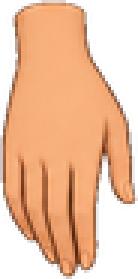
#> input picture Everyday_English_Project/action_rig/hand.png, 46 x 93 px (shown 3 times larger)
$ python -i hand_art.py   (imports and definitions only)
#> lines starting #> are read from the running program, lines starting #| are printed output that depends on the picture
"""Pose-specific hand artwork: dorsal rest, open palm, side press and grip.

The pose describes the visible surface; mirroring only assigns the other hand.
The third return value is the thumb layer to composite after a held object.
"""
from functools import lru_cache
from pathlib import Path

from PIL import Image, ImageDraw, ImageOps

ROOT = Path(__file__).resolve().parent
SKIN = '#f5b77c'
LIGHT = '#fac38e'
SHADOW = '#dea16e'
EDGE = '#b77c52'
CREASE = '#cf9161'
AA = 4


def _curve(points, steps=12):
    """One cubic Bezier, in artwork coordinates."""
    a, b, c, d = points
    result = []
    for i in range(steps + 1):
        t = i / steps
        result.append(tuple((1-t)**3*a[k] + 3*(1-t)**2*t*b[k]
                            + 3*(1-t)*t*t*c[k] + t**3*d[k] for k in (0, 1)))
    return result


def _path(segments):
    return [p for segment in segments for p in _curve(segment)]


def _line(draw, points, fill, width=1):
    draw.line([(round(x*AA), round(y*AA)) for x, y in points],
              fill=fill, width=max(1, round(width*AA)), joint='curve')


# [5 lines left out: function _paint, not called in this run]


def _palm():
    # The supplied sprite shows the back of the hand. Supination reverses the
    # projected thumb side before anatomical left/right mirroring is applied.
    source = ImageOps.mirror(Image.open(ROOT/'action_rig/hand.png').convert('RGBA'))
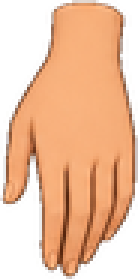
#> source: PIL image 46x93 RGBA (shown 3 times larger); mean R, G, B, A 152.6, 103.2, 69.6, 161.9; transparent parts drawn white
    pic = source.resize((source.width*AA, source.height*AA), Image.Resampling.BICUBIC)
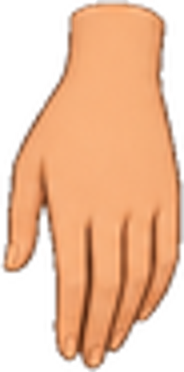
#> pic: PIL image 184x372 RGBA; mean R, G, B, A 153.2, 103.7, 69.9, 161.9; transparent parts drawn white
    d = ImageDraw.Draw(pic)
    # Palm creases, thenar fold and wrist crease distinguish the exposed palm.
    for points, width in [
        (((20, 32), (28, 32), (34, 40), (31, 48)), .65),
        (((16, 46), (24, 43), (31, 44), (36, 48)), .6),
        (((14, 53), (23, 50), (30, 51), (37, 55)), .55),
        (((25, 16), (29, 17), (34, 17), (38, 16)), .45),
    ]:
        _line(d, _curve(points), CREASE, width)
    # Preserve the source alpha exactly: creases cannot extend the silhouette.
    pic = pic.resize(source.size, Image.Resampling.LANCZOS)
#> pic: PIL image 46x93 RGBA
    pic.putalpha(source.getchannel('A'))
    return pic, (source.width-1-16, 8)


# [90 lines left out: functions _grip, _press, draw_hand, not called in this run]

>>> result = _palm()

$ run again, with Everyday_English_Project/action_rig/forearm.png copied over Everyday_English_Project/action_rig/hand.png
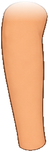
#> input picture Everyday_English_Project/action_rig/forearm.png, 49 x 152 px
#> in _palm, `source = ImageOps.mirror(Image.open(ROOT/'action_rig/hand.png').conver..`:
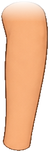
#> source: PIL image 49x152 RGBA; mean R, G, B, A 175.4, 120.2, 82.1, 172.2; transparent parts drawn white
#> in _palm, `pic = source.resize((source.width*AA, source.height*AA), Image.Resampl..`:
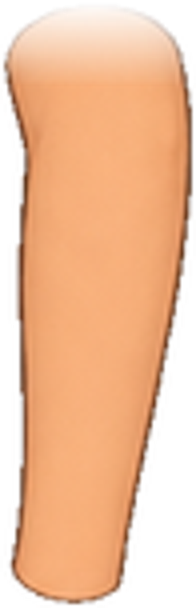
#> pic: PIL image 196x608 RGBA; mean R, G, B, A 174.6, 119.4, 81.3, 172.3; transparent parts drawn white

$ run again, with Everyday_English_Project/action_rig/head.png copied over Everyday_English_Project/action_rig/hand.png
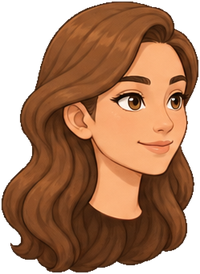
#> input picture Everyday_English_Project/action_rig/head.png, 200 x 274 px
#> in _palm, `source = ImageOps.mirror(Image.open(ROOT/'action_rig/hand.png').conver..`:
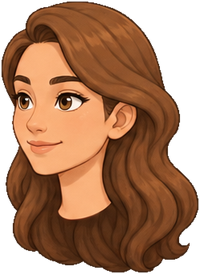
#> source: PIL image 200x274 RGBA; mean R, G, B, A 110.8, 68.2, 40.6, 190.4; transparent parts drawn white
#> in _palm, `pic = source.resize((source.width*AA, source.height*AA), Image.Resampl..`:
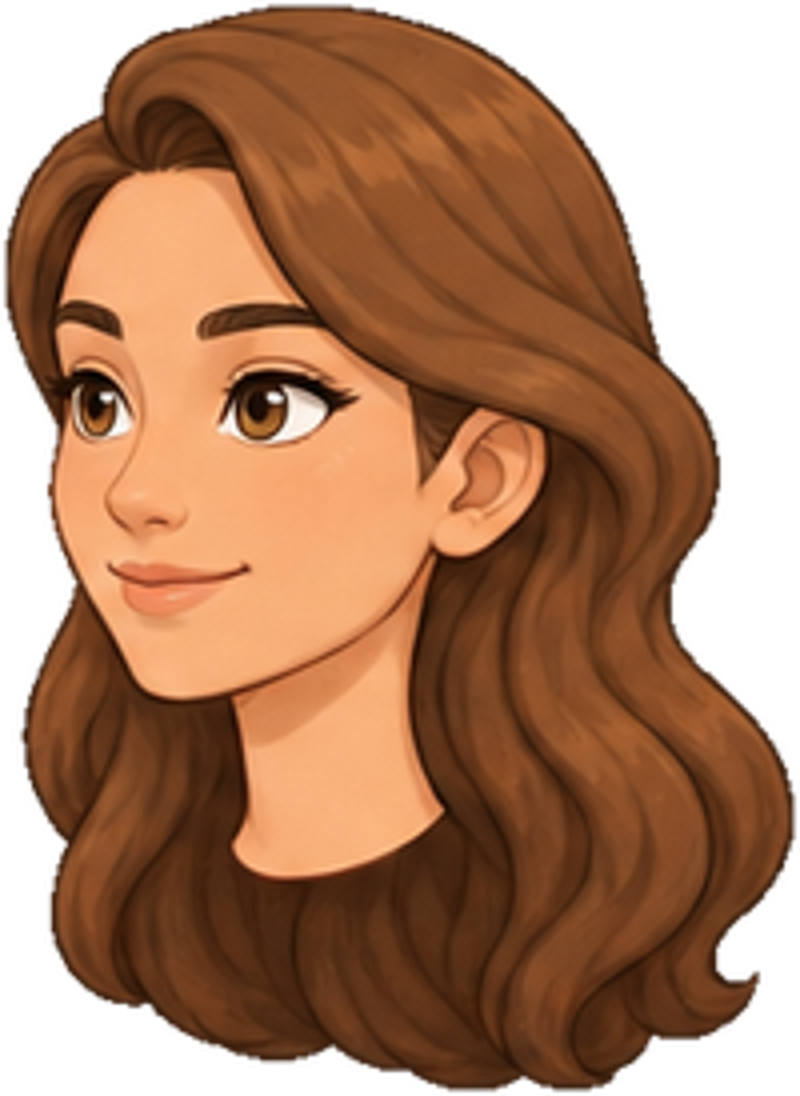
#> pic: PIL image 800x1096 RGBA; mean R, G, B, A 110.9, 68.1, 40.5, 190.4; transparent parts drawn white
